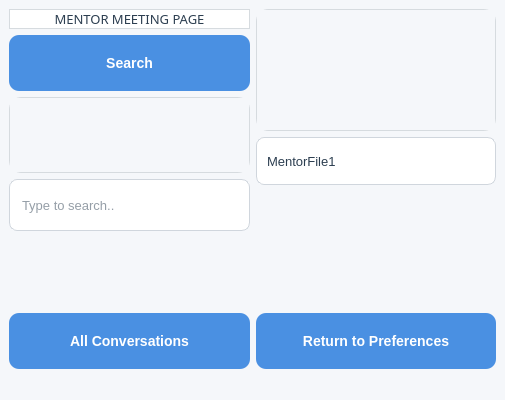
<?xml version="1.0" encoding="UTF-8"?>
<ui version="4.0">
 <class>MainWindow</class>
 <widget class="QMainWindow" name="MainWindow">
  <property name="geometry">
   <rect>
    <x>0</x>
    <y>0</y>
    <width>505</width>
    <height>400</height>
   </rect>
  </property>
  <property name="windowTitle">
   <string>MainWindow</string>
  </property>
  <property name="styleSheet">
   <string notr="true">
/* ===========================
   CRM v2 - Azure Theme (QSS)
   ===========================
   Primary: #4A90E2
   Secondary: #2E4053
   Background: #F5F7FA
   Accent: #50E3C2
   Danger: #E74C3C
   Success: #27AE60
   Font: Segoe UI / system sans-serif fallback
*/

/* Global widget defaults */
QWidget {
    background-color: #F5F7FA;
    color: #2C3E50;
    font-family: &quot;Segoe UI&quot;, &quot;Helvetica Neue&quot;, Arial, sans-serif;
    font-size: 13px;
}

/* ---------- Frames / Cards ---------- */
QFrame {
    background-color: #FFFFFF;
    border-radius: 12px;
    border: 1px solid #D6DBDF;
}

/* Centered card with subtle shadow (if using QGraphicsDropShadowEffect it will enhance) */
QWidget#card, QFrame#card {
    background-color: #FFFFFF;
    border-radius: 12px;
    border: 1px solid #E6E9EC;
}

/* ---------- Labels ---------- */
QLabel#title, QLabel.title {
    font-size: 20px;
    font-weight: 700;
    color: #2C3E50;
}

QLabel#subtitle, QLabel.subtitle {
    font-size: 12px;
    color: #6C7A89;
}

/* Status labels */
QLabel#error, QLabel#lblLoginStatus.error {
    color: #E74C3C;
    font-style: italic;
    font-size: 12px;
}

QLabel#success, QLabel#lblLoginStatus.success {
    color: #27AE60;
    font-style: italic;
    font-size: 12px;
}

/* ---------- Line Edits (Input fields) ---------- */
QLineEdit, QTextEdit, QPlainTextEdit {
    background-color: #FFFFFF;
    border: 1px solid #D0D6DD;
    border-radius: 8px;
    padding: 8px 10px;
    selection-background-color: #4A90E2;
    selection-color: #FFFFFF;
    outline: none;
    min-height: 34px;
}

/* Focused input */
QLineEdit:focus, QTextEdit:focus, QPlainTextEdit:focus {
    border: 1px solid #4A90E2;
    box-shadow: none;
}

/* Placeholder text color (Qt handles placeholder via palette; this helps for preview) */
QLineEdit[placeholderText=&quot;true&quot;] { color: #B0B0B0; }

/* ---------- Push Buttons ---------- */
QPushButton {
    background-color: #4A90E2;
    color: #FFFFFF;
    border-radius: 10px;
    padding: 8px 14px;
    min-height: 40px;
    min-width: 120px;
    border: none;
    font-weight: 600;
    font-size: 14px;
}

/* Secondary / ghost button */
QPushButton[variant=&quot;secondary&quot;] {
    background-color: transparent;
    color: #2C3E50;
    border: 1px solid #D6DBDF;
}

/* Accent button */
QPushButton[variant=&quot;accent&quot;] {
    background-color: #50E3C2;
    color: #FFFFFF;
    border-radius: 10px;
}

/* Danger button */
QPushButton[variant=&quot;danger&quot;] {
    background-color: #E74C3C;
    color: #FFFFFF;
}

/* Hover and pressed */
QPushButton:hover {
    background-color: #357ABD;
}

QPushButton:pressed {
    background-color: #2C5E91;
    padding-top: 2px;
}

/* Disabled state */
QPushButton:disabled {
    background-color: #E9EEF6;
    color: #9AA7B8;
    border: 1px solid #E2E8F0;
}

/* ---------- Table (QTableWidget / QTableView) ---------- */
QTableWidget, QTableView {
    background-color: rgba(255,255,255,0.9);
    border: 1px solid #E6EAEE;
    border-radius: 8px;
    gridline-color: #E9EEF2;
    selection-background-color: #4A90E2;
    selection-color: #FFFFFF;
}

/* Header */
QHeaderView::section {
    background-color: #4A90E2;
    color: #FFFFFF;
    padding: 8px;
    border: none;
    font-weight: 700;
    font-size: 13px;
}

/* Alternate row color */
QTableWidget::item {
    padding: 6px;
}

/* ---------- ComboBox ---------- */
QComboBox {
    background-color: #FFFFFF;
    border: 1px solid #D0D6DD;
    border-radius: 8px;
    padding: 6px 10px;
    min-height: 34px;
}
QComboBox::drop-down {
    subcontrol-origin: padding;
    subcontrol-position: top right;
    width: 28px;
    border-left: none;
}
QComboBox QAbstractItemView {
    selection-background-color: #4A90E2;
}

/* ---------- Scroll Bars (simple, unobtrusive) ---------- */
QScrollBar:vertical {
    background: transparent;
    width: 10px;
    margin: 0px 0px 0px 0px;
}
QScrollBar::handle:vertical {
    background: #D0D6DD;
    min-height: 20px;
    border-radius: 5px;
}
QScrollBar::handle:vertical:hover {
    background: #B5C2D6;
}

/* ---------- Tabs ---------- */
QTabWidget::pane {
    border: 1px solid #E6EAEE;
    border-radius: 8px;
    background: #FFFFFF;
}
QTabBar::tab {
    background: transparent;
    padding: 8px 12px;
    border-radius: 6px;
}
QTabBar::tab:selected {
    background: #4A90E2;
    color: #FFFFFF;
}

/* ---------- ToolButton (icon buttons) ---------- */
QToolButton {
    background: transparent;
    border: none;
}

/* ---------- Small helpers ---------- */
QLabel.subtle {
    color: #7F8C97;
    font-size: 12px;
}

QLabel.muted {
    color: #95A5A6;
    font-size: 12px;
}

/* ---------- Dialog / Message Box overrides ---------- */
QMessageBox QPushButton {
    min-width: 100px;
    min-height: 36px;
}

/* ---------- Utility classes (use setProperty or objectName to toggle) ---------- */
/* Example usage in code:
   lbl.setObjectName(&quot;lblLoginStatus&quot;)
   lbl.setProperty(&quot;state&quot;, &quot;error&quot;)  -&gt; then use QLabel[state=&quot;error&quot;] { ... }
*/
QLabel[state=&quot;error&quot;] {
    color: #E74C3C;
}
QLabel[state=&quot;success&quot;] {
    color: #27AE60;
}

/* End of style sheet */
</string>
  </property>
  <widget class="QWidget" name="centralwidget">
   <layout class="QHBoxLayout" name="horizontalLayout">
    <item>
     <layout class="QVBoxLayout" name="verticalLayout">
      <property name="sizeConstraint">
       <enum>QLayout::SetMinimumSize</enum>
      </property>
      <item>
       <widget class="QLabel" name="label">
        <property name="font">
         <font>
          <family>Segoe UI,Helvetica Neue,Arial,sans-serif</family>
          <pointsize>-1</pointsize>
         </font>
        </property>
        <property name="text">
         <string>MENTOR MEETING PAGE</string>
        </property>
        <property name="alignment">
         <set>Qt::AlignCenter</set>
        </property>
       </widget>
      </item>
      <item>
       <widget class="QPushButton" name="pushButton_Search">
        <property name="text">
         <string>Search</string>
        </property>
       </widget>
      </item>
      <item>
       <widget class="QStackedWidget" name="stackedWidget">
        <widget class="QWidget" name="page"/>
        <widget class="QWidget" name="page_2"/>
       </widget>
      </item>
      <item>
       <widget class="QLineEdit" name="lineEdit_Input_Search">
        <property name="text">
         <string/>
        </property>
        <property name="placeholderText">
         <string>Type to search..</string>
        </property>
       </widget>
      </item>
      <item>
       <spacer name="verticalSpacer">
        <property name="orientation">
         <enum>Qt::Vertical</enum>
        </property>
        <property name="sizeHint" stdset="0">
         <size>
          <width>20</width>
          <height>40</height>
         </size>
        </property>
       </spacer>
      </item>
      <item>
       <widget class="QPushButton" name="pushButton_All_Conversations">
        <property name="text">
         <string>All Conversations</string>
        </property>
       </widget>
      </item>
     </layout>
    </item>
    <item>
     <layout class="QVBoxLayout" name="verticalLayout_2">
      <item>
       <widget class="QStackedWidget" name="stackedWidget_2">
        <widget class="QWidget" name="page_3"/>
        <widget class="QWidget" name="page_4"/>
       </widget>
      </item>
      <item>
       <widget class="QComboBox" name="comboBox">
        <item>
         <property name="text">
          <string>MentorFile1</string>
         </property>
        </item>
        <item>
         <property name="text">
          <string>MentorFile2</string>
         </property>
        </item>
        <item>
         <property name="text">
          <string>MentorFile3</string>
         </property>
        </item>
       </widget>
      </item>
      <item>
       <spacer name="verticalSpacer_2">
        <property name="orientation">
         <enum>Qt::Vertical</enum>
        </property>
        <property name="sizeHint" stdset="0">
         <size>
          <width>20</width>
          <height>40</height>
         </size>
        </property>
       </spacer>
      </item>
      <item>
       <widget class="QPushButton" name="pushButton_3">
        <property name="text">
         <string>Return to Preferences</string>
        </property>
       </widget>
      </item>
     </layout>
    </item>
   </layout>
  </widget>
  <widget class="QMenuBar" name="menubar">
   <property name="geometry">
    <rect>
     <x>0</x>
     <y>0</y>
     <width>505</width>
     <height>24</height>
    </rect>
   </property>
  </widget>
  <widget class="QStatusBar" name="statusbar"/>
 </widget>
 <resources/>
 <connections/>
</ui>
